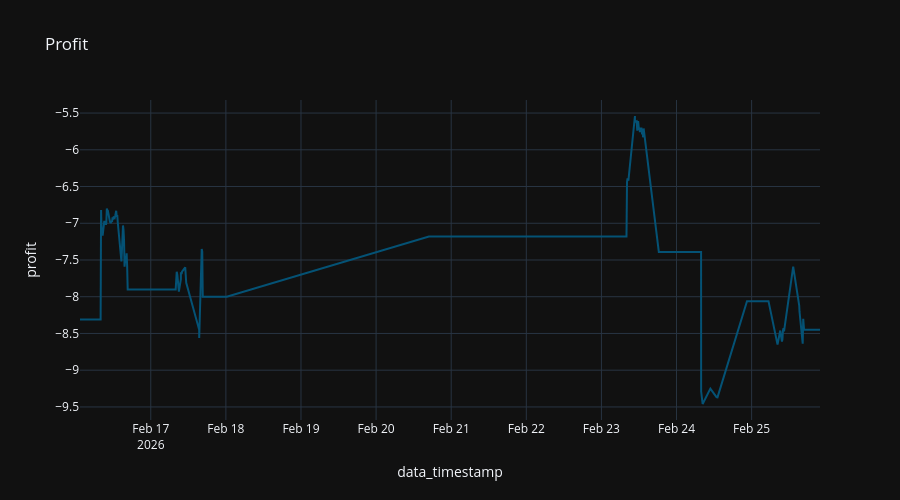

Notebook cell for this chart:
### Code cell
x = df[df['ticker'] == asset_ticker][['data_timestamp', 'profit', 'ticker']].sort_values(by="data_timestamp")

fig = px.line (
  x,
  "data_timestamp",
  "profit",
  title="Profit"
#   color_discrete_sequence="Tealgrn_r",
)

fig.update_layout (
  height=500,
)

### Figure 1 — Plotly figure (JSON) as saved in the notebook; plotly's stock layout.template omitted (floating-point values rounded to 4 significant figures; data arrays with more than 128 entries replaced by an {"elided": "..."} marker saying what was removed)
{"data": [{"hovertemplate": "data_timestamp=%{x}<br>profit=%{y}<extra></extra>", "legendgroup": "", "line": {"color": "rgb(4, 82, 117)", "dash": "solid"}, "marker": {"symbol": "circle"}, "mode": "lines", "name": "", "orientation": "v", "showlegend": false, "type": "scatter", "x": {"elided": "717 str values"}, "xaxis": "x", "y": {"elided": "717 float values"}, "yaxis": "y"}], "layout": {"height": 500, "legend": {"tracegroupgap": 0}, "title": {"text": "Profit"}, "xaxis": {"anchor": "y", "domain": [0, 1], "title": {"text": "data_timestamp"}}, "yaxis": {"anchor": "x", "domain": [0, 1], "title": {"text": "profit"}}}}
